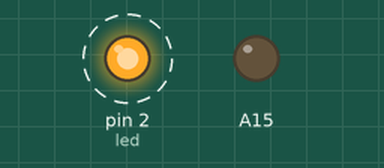
The sketch below on a simulated Arduino Mega 2560, built with avr-gcc and run on an emulated ATmega2560. Shown: output pins drawn as LEDs (lit = HIGH). Dashed ring = blinking.

Above: at 0.5 s.
Timing chart, 0 to 4.6 s (numbered marks = the images above):
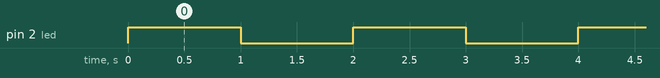

Measured:
- by itself, pin 2 (led): alternates HIGH for 1.0 s and LOW for 1.0 s

The sketch:

EXA1.ino
```cpp
int led = 2;

void setup() {
  // put your setup code here, to run once:

    pinMode(led, OUTPUT);
    pinMode(A15, OUTPUT);
    digitalWrite(A15, LOW);

}

void loop() {
  // put your main code here, to run repeatedly:

    digitalWrite(led, HIGH);
    delay(1000);
    digitalWrite(led, LOW);
    delay(1000);

}
```
